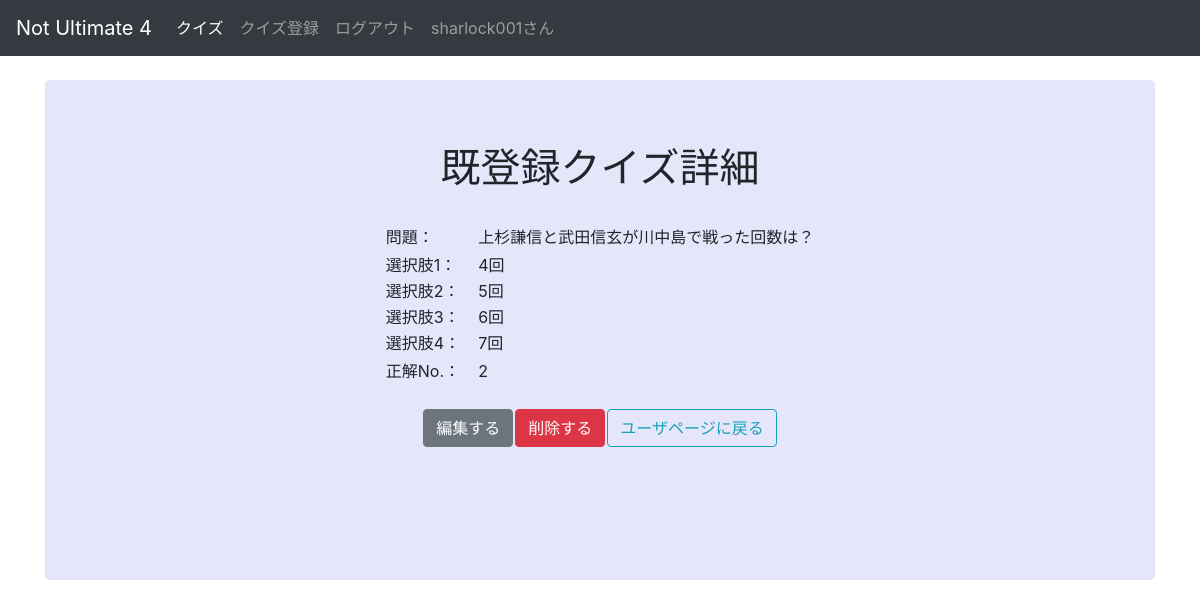
/quiz_detail/1/1 (signed in), run on the app's committed database.
### quattro_scelte/models.py (models this page shows, shortened)
class User(db.Model, UserMixin):
    __tablename__ = 'users'
    id = db.Column(db.Integer, primary_key=True)
    username = db.Column(db.String(128), unique=True, index=True)
    password = db.Column(db.String(128))
    create_at = db.Column(db.DateTime)
    update_at = db.Column(db.DateTime)
    questions = db.relationship('Question', backref='users')
    results = db.relationship('Result', backref='users')

class Question(db.Model):
    __tablename__ = 'questions'
    id = db.Column(db.Integer, primary_key=True)
    inquery = db.Column(db.Text)
    options = db.Column(db.PickleType)
    answer = db.Column(db.Integer)
    create_at = db.Column(db.DateTime)
    update_at = db.Column(db.DateTime)
    user_id = db.Column(db.Integer, db.ForeignKey('users.id'))

### quattro_scelte/views.py (the view)
@views.route('/quiz_detail/<int:user_id>/<int:quiz_id>')
@login_required
def quiz_detail(user_id: int, quiz_id: int):
    question = Question.query.filter_by(id=quiz_id).first()
    if user_id != current_user.id or current_user.id != question.user_id:
        flash(message='閲覧できません')
        return redirect(url_for('views.index'))
    delete_form = QuizDeleteForm(request.form)
    if not question:
        return redirect(url_for('views.user'))
    return render_template('quiz_detail.html', question=question, delete_form=delete_form)

### quattro_scelte/forms.py
class QuizDeleteForm(Form):
    id = HiddenField()
    submit = SubmitField('削除する')

### quattro_scelte/models.py (called while the page is built)
@login_manager.user_loader
def load_user(user_id) -> List[Any]:
    return User.query.get(user_id)

### quattro_scelte/templates/quiz_detail.html (shortened to what this page needs)
{% from "_formhelpers.html" import render_field_q %}
{% extends 'base.html' %}
{% block content %}
<main role="main" class="container">
    <div class="jumbotron text-center" style="height: 500px;">
        <h1>既登録クイズ詳細</h1>
        <br>
        <div>
            <table align="center">
                <tr align="left">
                    <td>問題：　</td>
                    <td>{{ question.inquery }}</td>
                </tr>
                <tr><td></td></tr>
                {% for option in question.options %}
                <tr align="left">
                    <td>選択肢{{ loop.index }}：　</td>
                    <td>{{ option }}</td>
                </tr>
                {% endfor %}
                <tr><td></td></tr>
                <tr align="left">
                    <td>正解No.：　</td>
                    <td>{{ question.answer + 1 }}</td>
                </tr>
            </table>
            <br>
            <table align="center">
                <tr>
                    <td>
                        <a class="btn btn-secondary" href="{{ url_for('views.quiz_modify', user_id=current_user.id, quiz_id=question.id) }}">編集する</a>
                    </td>
                    <td>
                        <form method="POST" action="{{ url_for('views.quiz_delete') }}">
                            {{ delete_form.submit(class="btn btn-danger") }}
                        </form>
                    </td>
                    <td>
                        <a class="btn btn-outline-info" href="{{ url_for('views.user') }}">ユーザページに戻る</a>
                    </td>
                </tr>
            </table>
        </div>
    </div>
</main>
{% endblock %}

### quattro_scelte/templates/base.html (shortened to what this page needs)
<!DOCTYPE html>
<html lang="ja">
<head>
    <link rel="stylesheet" href="https://stackpath.bootstrapcdn.com/bootstrap/4.5.0/css/bootstrap.min.css">
    <link href="../assets/dist/css/bootstrap.css" rel="stylesheet">
    <link rel="stylesheet" href="{{ url_for('static', filename='style.css')}}">
</head>
<body>
<header>
    <nav class="navbar navbar-expand-md navbar-dark bg-dark mb-4">
        <a class="navbar-brand" href="{{ url_for('views.index') }}">Not Ultimate 4</a>
        <div class="collapse navbar-collapse" id="navbarCollapse">
            <ul class="navbar-nav mr-auto">
                <li class="nav-item active">
                    <a class="nav-link" href="{{ url_for('views.quiz_start') }}">クイズ</a>
                </li>
                {% if current_user.is_authenticated %}
                <li class="nav-item">
                    <a class="nav-link" href="{{ url_for('views.quiz_entry') }}">クイズ登録</a>
                </li>
                <li class="nav-item">
                    <a class="nav-link" href="{{ url_for('views.logout') }}">ログアウト</a>
                </li>
                <li class="nav-item">
                    <a class="nav-link" href="{{ url_for('views.user') }}">{{ current_user.username }}さん</a>
                </li>
                {% endif %}
            </ul>
        </div>
    </nav>
    {% block content  %}
    {% endblock %}
</header>
</body>
</html>

### quattro_scelte/static/style.css (style rules this page uses)
body { min-height: 75rem; }
.jumbotron { background-color: #e6e6fa; }

### data on the page
User: username "sharlock001"
Question: inquery "上杉謙信と武田信玄が川中島で戦った回数は？", question.answer+1 "2"

### other printed values
{{ option }} "4回" "5回" "6回" "7回"
